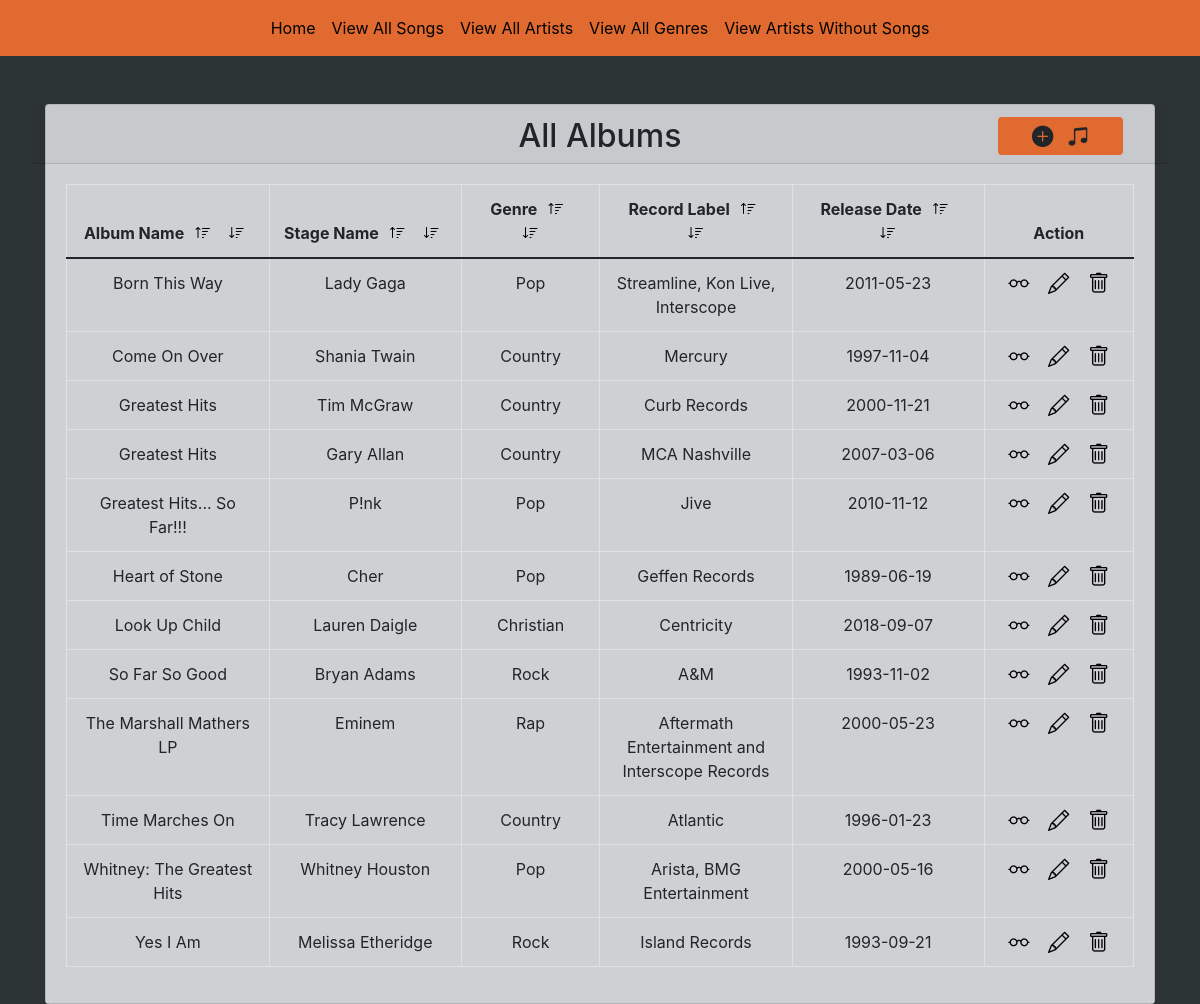
The page / on the database its author committed.
### tables this page shows
CREATE TABLE albums ( 
	album_id INT NOT NULL PRIMARY KEY AUTO_INCREMENT , 
	album_name VARCHAR(50) NOT NULL , 
	artist_id INT NOT NULL , 
	record_label VARCHAR(50) NOT NULL , 
	genre_id INT NOT NULL , 
	release_date DATE NOT NULL , 
	notable_fact TEXT NULL,
  FOREIGN KEY (artist_id) REFERENCES artists(artist_id),
	FOREIGN KEY (genre_id) REFERENCES genres(genre_id)
 );

CREATE TABLE artists ( 
	artist_id INT NOT NULL PRIMARY KEY AUTO_INCREMENT , 
	stage_name VARCHAR(50) NULL , 
	birth_name VARCHAR(50) NOT NULL , 
	date_of_birth DATE NOT NULL , 
	hometown VARCHAR(50) NULL , 
	date_of_death DATE NULL , 
	fun_fact TEXT NOT NULL 
);

CREATE TABLE genres ( 
	genre_id INT NOT NULL PRIMARY KEY  AUTO_INCREMENT , 
	genre VARCHAR(50) NOT NULL
);

### index.php (the view, shortened to what this page needs)
<?php
require 'db.php';
$sql = 'SELECT album_id, album_name, stage_name, genre, record_label, release_date
        FROM Albums
            JOIN Artists
                ON Albums.artist_id = Artists.artist_id
            JOIN Genres
                ON Albums.genre_id = Genres.genre_id';
if (isset($_GET['order']) && isset($_GET['sort'])) {
    if ($_GET['sort'] == 'asc') {
        $order = addslashes(trim($_GET['order']));
        $sort = addslashes(trim($_GET['sort']));
        $sql .= " ORDER BY $order $sort";
    } else {
        $order = addslashes(trim($_GET['order']));
        $sort = 'desc';
        $sql .= " ORDER BY $order $sort";
    }
} else {
    $sql .= " ORDER BY album_name ASC";
}
$statement = $connection->prepare($sql);
$statement->execute();
$albums = $statement->fetchAll(PDO::FETCH_OBJ);
?>
<?php require 'header.php'; ?>
<div class="container">
    <div class="card mt-5">
        <div class="row card-header">
            <div class="col-2"></div>
            <h2 class="text-center col-8">All Albums</h2>
            <div class="dropdown col-2">
                <button class="dropbtn btn"><i class="bi bi-plus-circle-fill fa-lg"></i><i
                        class="bi bi-music-note-beamed fa-lg"></i></button>
            </div>
        </div>
        <div class="card-body">
            <table class="table table-bordered ">
                <thead>
                    <tr class="text-center">
                        <th style=width:19%>Album Name
                            <a href="?order=album_name&sort=asc"><i class="bi bi-sort-up"></i></a>
                            <a href="?order=album_name&sort=desc"><i class="bi bi-sort-down"></i></a>
                        </th>
                        <th style=width:18%>Stage Name
                            <a href="?order=stage_name&sort=asc"><i class="bi bi-sort-up"></i></a>
                            <a href="?order=stage_name&sort=desc"><i class="bi bi-sort-down"></i></a>
                        </th>
                        <th style=width:13%>Genre
                            <a href="?order=genre&sort=asc"><i class="bi bi-sort-up"></i></a>
                            <a href="?order=genre&sort=desc"><i class="bi bi-sort-down"></i></a>
                        </th>
                        <th style=width:18%>Record Label
                            <a href="?order=record_label&sort=asc"><i class="bi bi-sort-up"></i></a>
                            <a href="?order=record_label&sort=desc"><i class="bi bi-sort-down"></i></a>
                        </th>
                        <th style=width:18%>Release Date
                            <a href="?order=release_date&sort=asc"><i class="bi bi-sort-up"></i></a>
                            <a href="?order=release_date&sort=desc"><i class="bi bi-sort-down"></i></a>
                        </th>
                        <th>Action</th>
                    </tr>
                </thead>
                <tbody>
                    <?php foreach ($albums as $album) : ?>
                    <tr class="text-center">
                        <td><?= $album->album_name; ?></td>
                        <td><?= $album->stage_name; ?></td>
                        <td><?= $album->genre; ?></td>
                        <td><?= $album->record_label; ?></td>
                        <td><?= $album->release_date; ?></td>
                        <td>
                            <a href="view_album.php?album_id=<?= $album->album_id ?>">
                                <i class="bi bi-eyeglasses fa-lg" data-title="View Album"></i>
                            </a>
                            <a href="edit_album.php?album_id=<?= $album->album_id ?>">
                                <i class="bi bi-pencil fa-lg" data-title="Edit Album"></i>
                            </a>
                            <a href="confirm_delete_album.php?album_id=<?= $album->album_id ?>">
                                <i class="bi bi-trash fa-lg" data-title="Delete Album"></i>
                            </a>
                        </td>
                    </tr>
                    <?php endforeach; ?>
                </tbody>
            </table>
        </div>
    </div>
</div>
<?php require 'footer.php'; ?>

### header.php (shortened to what this page needs)
<!doctype html>
<html lang="en">
<head>
    <link href="https://cdn.jsdelivr.net/npm/bootstrap@5.0.2/dist/css/bootstrap.min.css" rel="stylesheet"
>
    <link rel="stylesheet" href="https://cdn.jsdelivr.net/npm/bootstrap-icons@1.8.1/font/bootstrap-icons.css">
    <link rel="stylesheet" href="https://stackpath.bootstrapcdn.com/bootstrap/4.5.2/css/bootstrap.min.css">
    <link rel="stylesheet" href="https://maxcdn.bootstrapcdn.com/font-awesome/4.7.0/css/font-awesome.min.css">
    <link rel="stylesheet" href="style.css">
</head>
<body>
    <nav class="navbar navbar-expand-lg">
        <div class="collapse navbar-collapse justify-content-center" id="navbarSupportedContent">
            <ul class="navbar-nav justify-content-center">
                <li class="nav-item active">
                    <a class="nav-link" href="index.php">Home <span class="sr-only">(current)</span></a>
                </li>
                <li class="nav-item">
                    <a class="nav-link" href="all_song.php">View All Songs</a>
                </li>
                <li class="nav-item">
                    <a class="nav-link" href="all_artist.php">View All Artists</a>
                </li>
                <li class="nav-item">
                    <a class="nav-link" href="all_genre.php">View All Genres</a>
                </li>
                <li class="nav-item">
                    <a class="nav-link" href="view_artist_wo_songs.php">View Artists Without Songs</a>
                </li>
            </ul>
        </div>
    </nav>

### footer.php (shortened to what this page needs)
</body>
</html>

### style.css (style rules this page uses)
body { background-color: #2D3436; }
.navbar { background-color: #e06a2f; }
.dropbtn { background-color: #e06a2f; padding: 6px 26px; margin-left: 17px; }
.dropdown { position: relative; display: inline-block; }
a { color: black !important; }
i { padding: 7px; }
.card, .card-body, .list-group-item, option { background-color: #cfd0d3; }
.card-header { padding-bottom: 0rem; }
[data-title]:after { content: attr(data-title); position: absolute; bottom: -1.6em; left: 100%; padding: 4px 4px 4px 8px; color: #222; background-color: cadetblue; font-size: x-small; font-weight: bold; white-space: nowrap; border-radius: 5px; box-shadow: 0px 0px 4px #222; opacity: 0; z-index: 99999; visibility: hidden; }
[data-title] { position: relative; }

### rows shown on the page
albums: album_name "Born This Way", artist.stage_name "Lady Gaga", genre.genre "Pop", record_label "Streamline, Kon Live, Interscope", release_date "2011-05-23"
albums: album_name "Come On Over", artist.stage_name "Shania Twain", genre.genre "Country", record_label "Mercury", release_date "1997-11-04"
albums: album_name "Greatest Hits", artist.stage_name "Tim McGraw", genre.genre "Country", record_label "Curb Records", release_date "2000-11-21"
albums: album_name "Greatest Hits", artist.stage_name "Gary Allan", genre.genre "Country", record_label "MCA Nashville", release_date "2007-03-06"
albums: album_name "Greatest Hits... So Far!!!", artist.stage_name "P!nk", genre.genre "Pop", record_label "Jive", release_date "2010-11-12"
albums: album_name "Heart of Stone", artist.stage_name "Cher", genre.genre "Pop", record_label "Geffen Records", release_date "1989-06-19"
albums: album_name "Look Up Child", artist.stage_name "Lauren Daigle", genre.genre "Christian", record_label "Centricity", release_date "2018-09-07"
albums: album_name "So Far So Good", artist.stage_name "Bryan Adams", genre.genre "Rock", record_label "A&M", release_date "1993-11-02"
albums: album_name "The Marshall Mathers LP", artist.stage_name "Eminem", genre.genre "Rap", record_label "Aftermath Entertainment and Interscope Records", release_date "2000-05-23"
albums: album_name "Time Marches On", artist.stage_name "Tracy Lawrence", genre.genre "Country", record_label "Atlantic", release_date "1996-01-23"
albums: album_name "Whitney: The Greatest Hits", artist.stage_name "Whitney Houston", genre.genre "Pop", record_label "Arista, BMG Entertainment", release_date "2000-05-16"
albums: album_name "Yes I Am", artist.stage_name "Melissa Etheridge", genre.genre "Rock", record_label "Island Records", release_date "1993-09-21"
